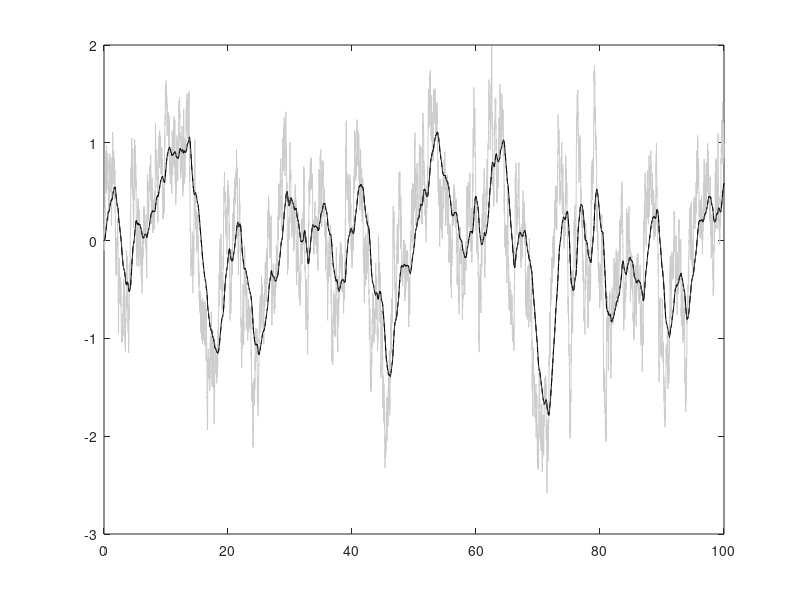

Source code (MATLAB):
% Numerical Verification of Lemma 3.6 (Representation of dZ)
clc; clear; close all
%% Create the process

T = 100;
N = 10000;
h = T / N;
timeVec = linspace(0, T, N+1);

dW = sqrt(h)*randn(1, N);

gradV = @(x) x;
sigma = 0.5;
X = zeros(N+1, 1); 
for i = 1 : N
    X(i+1) = X(i) - h * gradV(X(i)) + sqrt(2*sigma) * dW(i);
end

%% Representation formula

delta = 100*h;
k = @(t, s) 1/delta * exp(-(t-s)/delta);
dtk = @(t, s) -1/delta^2 * exp(-(t-s)/delta);

% Build the integral
Y = zeros(N+1, 1);
for i = 2 : N+1 
    dtkEval = dtk(timeVec(i), timeVec(1:i-1))';
    xDiff = X(1:i-1) - X(i);
    Y(i) = h * sum(dtkEval .* xDiff);
end

% Build the process
Z = zeros(N+1, 1);
Z(1) = X(1);
for i = 1 : N
    Z(i+1) = Z(i) + h * (k(timeVec(i), 0) * X(i) + Y(i));
end

%% Convolution

kEval = k(timeVec, 0); 
Z2 = conv(kEval, X) * h;
Z2 = Z2(1:N+1);


%% Plot

figure
plot(timeVec, X, 'color', 0.8*ones(1, 3))
hold on
plot(timeVec, Z, 'k')
plot(timeVec, Z2, 'k--')